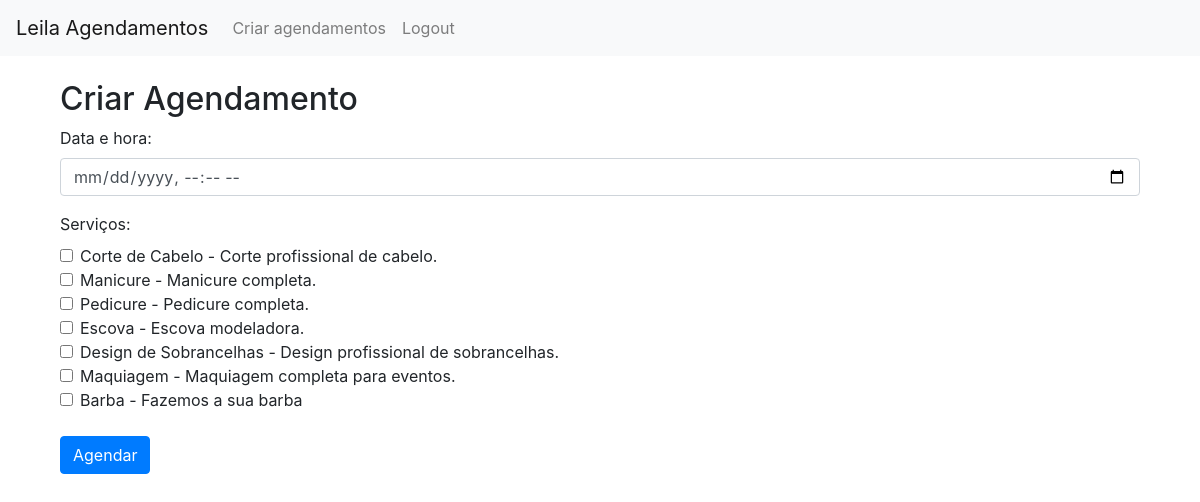
/agendamentos (signed in), run on the app's committed database.
### models.py (models this page shows)
class Servico(db.Model):
    id = db.Column(db.Integer, primary_key=True)
    nome = db.Column(db.String(100), nullable=False)
    preco = db.Column(db.Float, nullable=False)
    descricao = db.Column(db.Text)

### app.py (the view, shortened to what this page needs)
@app.route('/agendamentos', methods=['GET', 'POST'])
@login_required # criar agendamentos se logado
def agendamentos():
    todosClientes = Cliente.query.filter_by(is_admin = False).all() # carregar os clientes existentes. Não pode ser admin
    todosServicos = Servico.query.all() # Carregar serviços cadastrados
    return render_template('criarAgendamento.html', servicos=todosServicos, clientes=todosClientes)

### app.py (called while the page is built)
@lm.user_loader # decorador para carregar user
def load_user(id): # pega o id para carregar user
    cliente = db.session.query(Cliente).filter_by(id=id).first()
    return cliente

### templates/criarAgendamento.html (shortened to what this page needs)
{% extends 'header.html' %}
{% block content %}
<div class="container">
    <form action="{{ url_for('agendamentos') }}" method="post">
        <h2 class="mt-4">Criar Agendamento</h2>
        <div class="form-group">
            <label for="dataHora">Data e hora: </label>
            <input type="datetime-local" id="dataHora" name="dataHora" class="form-control" required/>
        </div>
        <div class="form-group">
            <label>Serviços:</label>
            {% for servico in servicos %}
            <div class="form-check">
                <input class="form-check-input" type="checkbox"
                        name="servicos" value="{{ servico.id }}"
                        id="servicos{{ servico.id }}">
                <label class="form-check-label" for="servicos{{ servico.id }}">
                    {{ servico.nome }} - {{ servico.descricao }}
                </label>
        </div>
            {% endfor %}
        <div class="form-group mt-4">
            <input type="submit" value="Agendar" class="btn btn-primary">
        </div>
    </form>
</div>
{% endblock %}

### data on the page
Servico: nome "Corte de Cabelo", descricao "Corte profissional de cabelo."
Servico: nome "Manicure", descricao "Manicure completa."
Servico: nome "Pedicure", descricao "Pedicure completa."
Servico: nome "Escova", descricao "Escova modeladora."
Servico: nome "Design de Sobrancelhas", descricao "Design profissional de sobrancelhas."
Servico: nome "Maquiagem", descricao "Maquiagem completa para eventos."
Servico: nome "Barba", descricao "Fazemos a sua barba"
